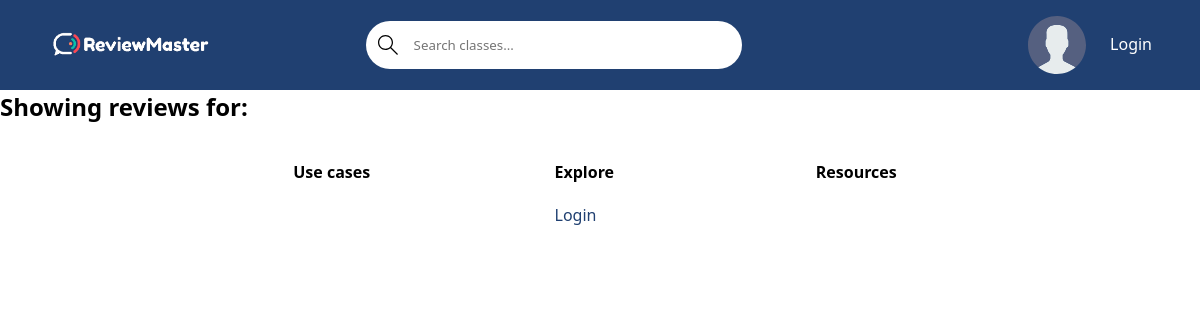
The app's page /professor-reviews/Jane Doe/, older data.
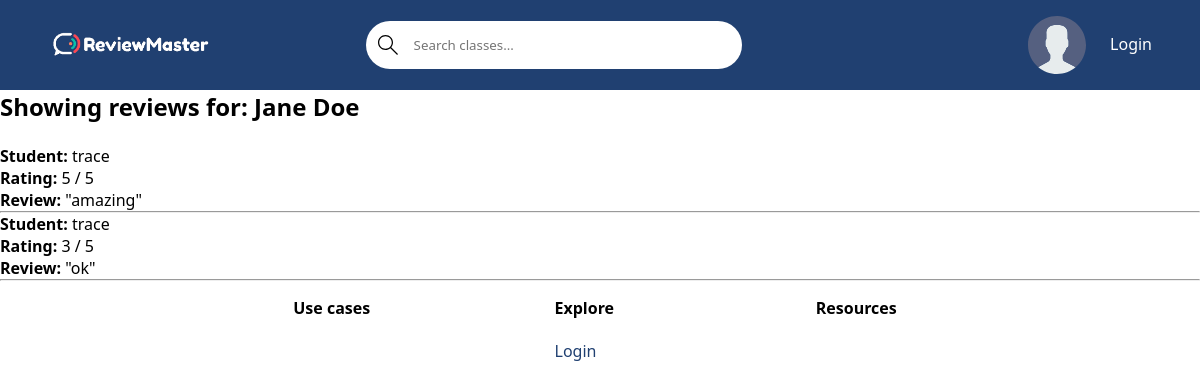
The same page, newer data.
### base/models.py (models this page shows, shortened)
class Professor(models.Model):
    name = models.CharField(max_length=100)  # First & Last Name (John Doe)
    rating = models.CharField(max_length=3)

class Review(models.Model):
    professor = models.ForeignKey(Professor, on_delete=models.CASCADE)
    student = models.ForeignKey(User, on_delete=models.CASCADE)
    rating = models.IntegerField()
    review = models.TextField(null=True, blank=True)

### base/views.py (the view)
# urls.py: path('professor-reviews/<str:professor_name>/', views.professor_reviews, name='professor-reviews'),
def professor_reviews(request, professor_name):
    professors = Professor.objects.filter(name=professor_name)
    professor = professors.first()
    reviews = Review.objects.filter(professor=professor)
    return render(request, 'base/professor_reviews.html', {'professor': professor, 'reviews': reviews})

### base/templates/base/professor_reviews.html
{% extends 'main.html' %}
{% block content %}
<h2>Showing reviews for: {{ professor.name }}</h2>
<br>
{% for review in reviews %}
    <div>
        <p><strong>Student:</strong> {{ review.student }}</p>
        <p><strong>Rating:</strong> {{ review.rating }} / 5</p>
        <p><strong>Review:</strong> "{{ review.review }}"</p>
    </div>
    <hr>
{% endfor %}
{% endblock content %}

### templates/main.html (shortened to what this page needs)
<!DOCTYPE html>
{% load static %}
<html lang="en">
<head>
    <link rel="stylesheet" href='{% static "styles/styles.css" %}' />
</head>
<body>
    {% include 'navbar.html' %}
    {% block content %}
    {% endblock content %}
    {% include 'footer.html' %}
</body>
</html>

### templates/navbar.html (shortened to what this page needs)
{% load static %}
<header class="header header--loggedIn">
    <div class="container">
        <a href="{% url 'home' %}" class="header__logo">
            <img src="{% static 'images/reviewMasterLogo.png' %}" />
        </a>
        <form class="header__search" method="GET" action="{% url 'home' %}">
            <label>
                <input name="q" placeholder="Search classes..." />
            </label>
        </form>
        <nav class="header__menu">
            {% if request.user.is_authenticated %}
                <div class="header__user">
                    <a href="{% url 'home' %}">
                    <div class="avatar avatar--medium active">
                        <img src="{% static 'images/avatar.svg' %}" />
                    </div>
                    <p>{{ request.user.username }}</p>
                    </a>
                    <button class="dropdown-button">
                        <svg xmlns="http://www.w3.org/2000/svg" width="16" height="16" viewBox="0 0 16 16">
                            <path d="M1.646 4.646a.5.5 0 0 1 .708 0L8 10.293l5.646-5.647a.5.5 0 0 1 .708.708l-6 6a.5.5 0 0 1-.708 0l-6-6a.5.5 0 0 1 0-.708"/>
                        </svg>
                    </button>
                </div>
                <div class="dropdown-menu">
                    <a href="{% url 'home' %}" class="dropdown-link"
                    ><svg version="1.1" xmlns="http://www.w3.org/2000/svg" width="32" height="32" viewBox="0 0 32 32">
                        <title>tools</title>
                        <path
                        d="M27.465 32c-1.211 0-2.35-0.471-3.207-1.328l-9.392-9.391c-2.369 0.898-4.898 0.951-7.355 0.15-3.274-1.074-5.869-3.67-6.943-6.942-0.879-2.682-0.734-5.45 0.419-8.004 0.135-0.299 0.408-0.512 0.731-0.572 0.32-0.051 0.654 0.045 0.887 0.277l5.394 5.395 3.586-3.586-5.394-5.395c-0.232-0.232-0.336-0.564-0.276-0.887s0.272-0.596 0.572-0.732c2.552-1.152 5.318-1.295 8.001-0.418 3.274 1.074 5.869 3.67 6.943 6.942 0.806 2.457 0.752 4.987-0.15 7.358l9.392 9.391c0.844 0.842 1.328 2.012 1.328 3.207-0 2.5-2.034 4.535-4.535 4.535zM15.101 19.102c0.26 0 0.516 0.102 0.707 0.293l9.864 9.863c0.479 0.479 1.116 0.742 1.793 0.742 1.398 0 2.535-1.137 2.535-2.535 0-0.668-0.27-1.322-0.742-1.793l-9.864-9.863c-0.294-0.295-0.376-0.74-0.204-1.119 0.943-2.090 1.061-4.357 0.341-6.555-0.863-2.631-3.034-4.801-5.665-5.666-1.713-0.561-3.468-0.609-5.145-0.164l4.986 4.988c0.391 0.391 0.391 1.023 0 1.414l-5 5c-0.188 0.188-0.441 0.293-0.707 0.293s-0.52-0.105-0.707-0.293l-4.987-4.988c-0.45 1.682-0.397 3.436 0.164 5.146 0.863 2.631 3.034 4.801 5.665 5.666 2.2 0.721 4.466 0.604 6.555-0.342 0.132-0.059 0.271-0.088 0.411-0.088z"
                        ></path>
                    </svg>
                    Settings</a
                    >
                    <a href="{% url 'logout' %}" class="dropdown-link"
                    ><svg version="1.1" xmlns="http://www.w3.org/2000/svg" width="32" height="32" viewBox="0 0 32 32">
                        <title>sign-out</title>
                        <path
                        d="M3 0h22c0.553 0 1 0 1 0.553l-0 3.447h-2v-2h-20v28h20v-2h2l0 3.447c0 0.553-0.447 0.553-1 0.553h-22c-0.553 0-1-0.447-1-1v-30c0-0.553 0.447-1 1-1z"
                        ></path>
                        <path
                        d="M21.879 21.293l1.414 1.414 6.707-6.707-6.707-6.707-1.414 1.414 4.293 4.293h-14.172v2h14.172l-4.293 4.293z"
                        ></path>
                    </svg>
                    Logout</a
                    >
                </div>
            {% else %}
                <a href="{% url 'login' %}">
                    <img src="{% static 'images/avatar.svg' %}" />
                    <p>Login</p>
                </a>
            {% endif %}
        </nav>
    </div>
</header>

### templates/footer.html (shortened to what this page needs)
<footer>
    <section class="use-cases">
        <h4>Use cases</h4>
    </section>
    <section class="explore">
        <h4>Explore</h4>
        <ul>
            {% if user.is_authenticated %}
                <li><a href="{% url 'courses' %}">Pick Classes</a></li>
                <li><a href="{% url 'review' %}">Review A Professor</a></li>
                <li><a href="{% url 'professor-list' %}">Browse Professors</a></li>
            {% else %}
                <li><a href="{% url 'login' %}">Login</a></li>
            {% endif %}
        </ul>
    </section>
    <section class="resources">
        <h4>Resources</h4>
    </section>
</footer>

### static/styles/styles.css (style rules this page uses)
:root { --primary-color: #204071; --secondary-color: #1c4b82; --light-color: #FFFFFF; --error-color: #BA2D3D; --light-dark: #495057; --star-color: #FFB900; --star-color-hover: gold; --star-color-active: #EA0; }
* { font-family: "Segoe UI", Roboto, Oxygen, Ubuntu, Cantarell, "Open Sans", "Helvetica Neue", sans-serif; margin: 0; padding: 0; box-sizing: border-box; text-rendering: optimizeLegibility; }
a { color: var(--primary-color); text-decoration: none; }
.header { padding: 1rem 3rem; background-color: var(--primary-color); color: var(--light-color); }
.header > .container { display: flex; gap: 9.5rem; align-items: center; }
.header__logo, .header__user { display: flex; gap: 2rem; align-items: center; flex-basis: 15%; }
.header__logo > img { width: 100%; }
.header__search > label { display: flex; align-items: center; gap: 1rem; background-color: var(--light-color); padding: .5rem; padding-left: 0; border-radius: 50px; }
.header__search svg { width: 1.25rem; height: 2rem; margin-left: .75rem; }
.header__search input { width: 20rem; background: transparent; border: none; padding: 0; }
.header__menu { margin-left: auto; position: relative; }
.header__menu a { display: flex; gap: 1.5rem; align-items: center; font-weight: 500; text-decoration: none; color: var(--light-color); }
.header__menu img { height: 3.6rem; }
.header__menu p { line-height: 1.2; }
input { width: 100%; padding: 1rem; outline: none; }
footer { display: flex; justify-content: flex-start; align-items: flex-start; padding: 1rem 2rem 3rem 2rem; }
footer section { width: 23%; }
footer section h4 { margin-bottom: 1.33rem; }
footer section ul { list-style-type: none; padding: 0; }

Row changes from the older to the newer data that the page shows:
added Professor: name "Jane Doe"
added Review: student "trace", rating "5", review "amazing"
added Review: student "trace", rating "3", review "ok"
